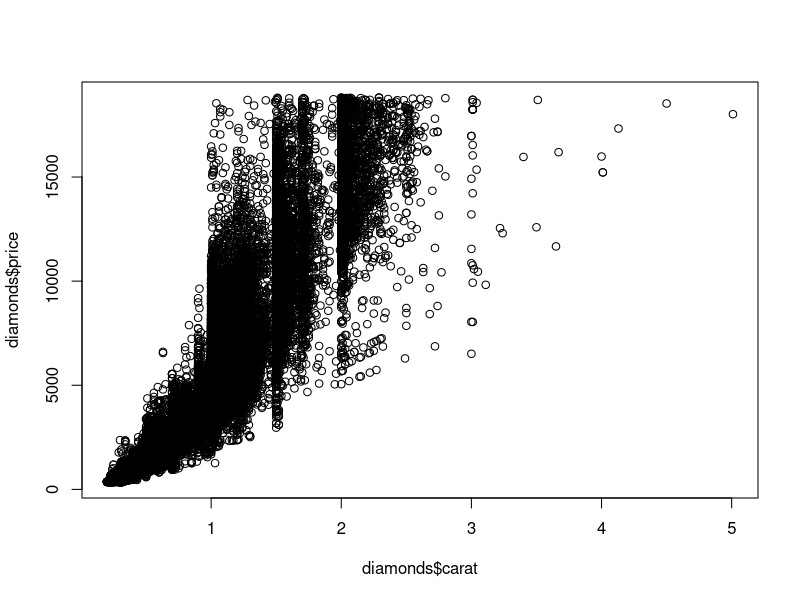
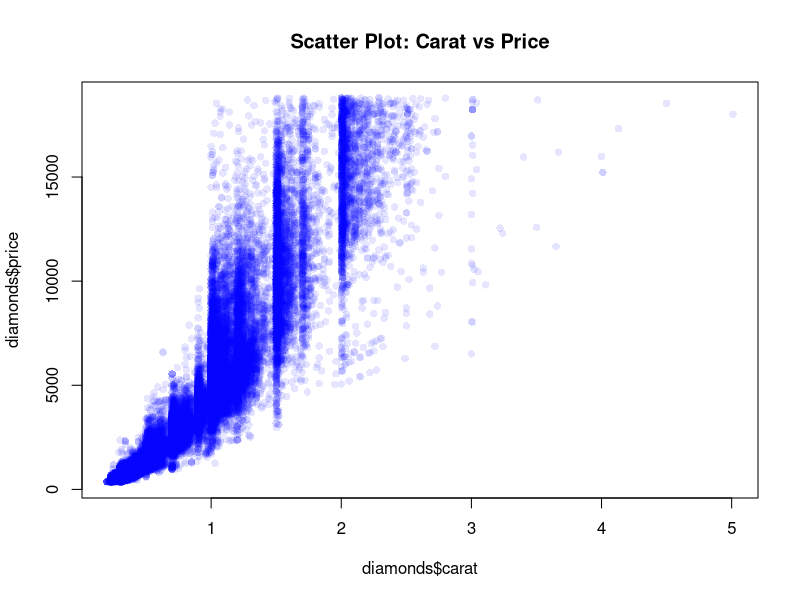
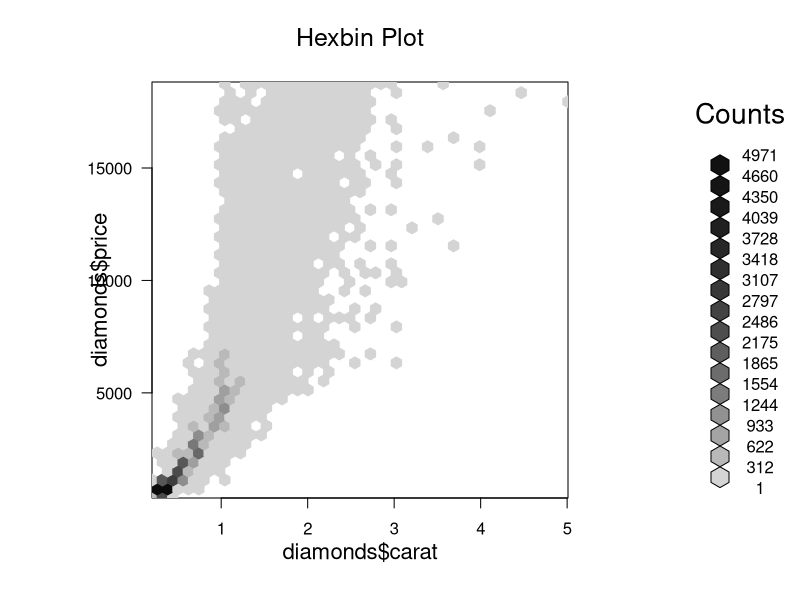
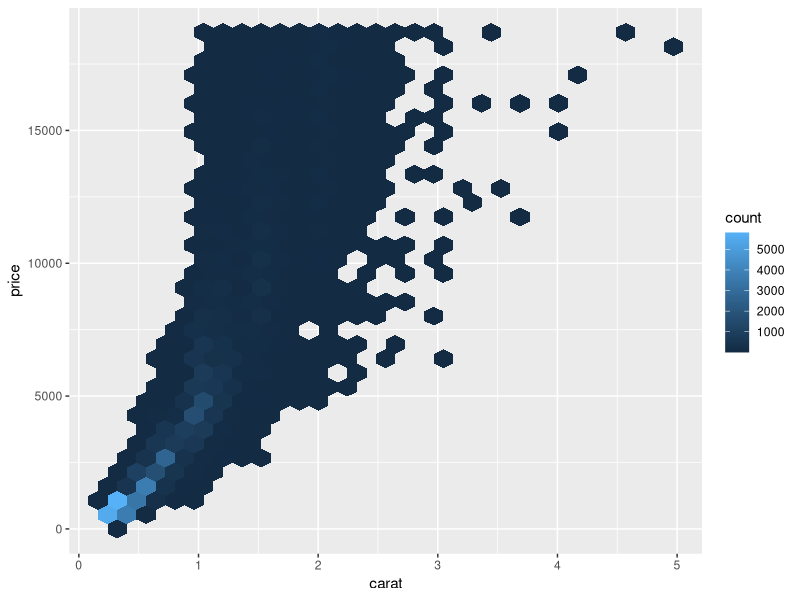
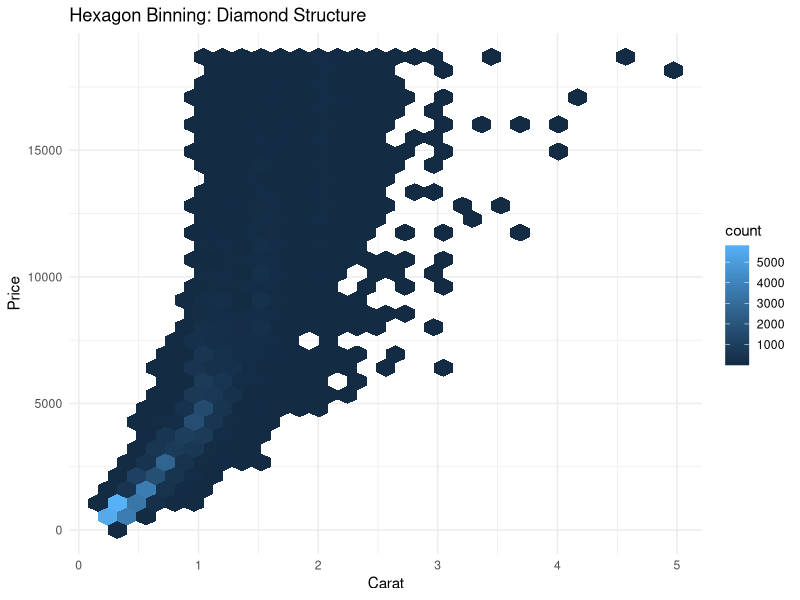
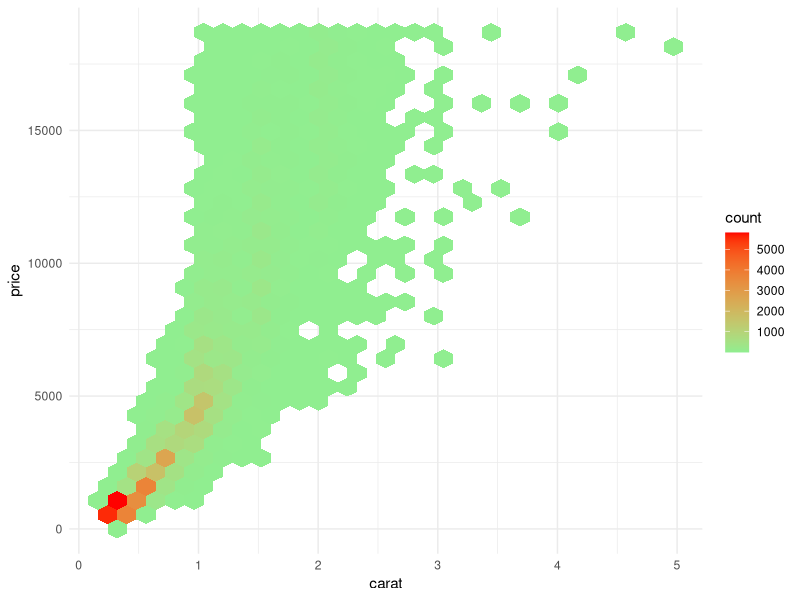
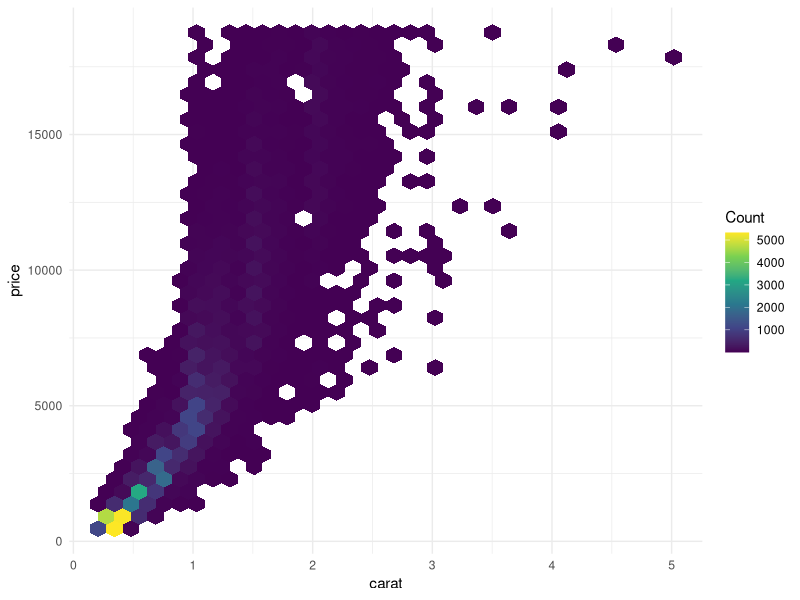
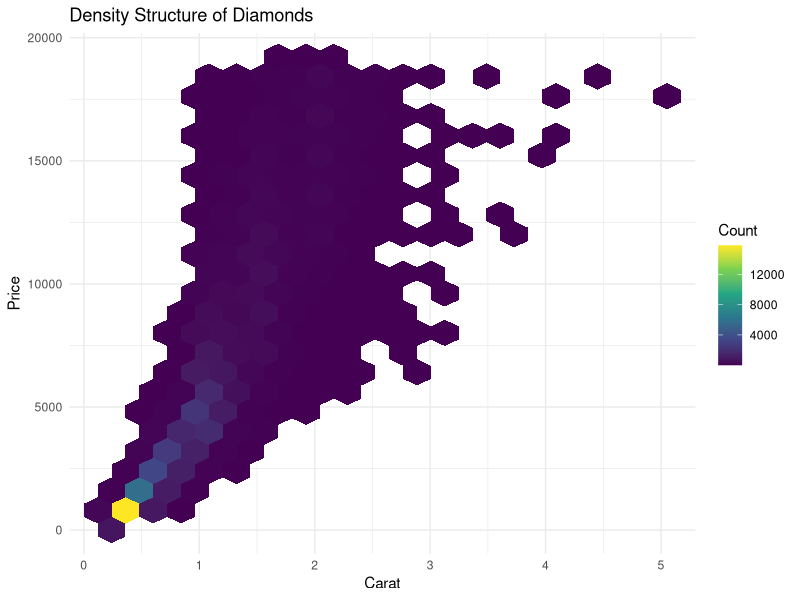

R code for these plots, in order:
# Show all available datasets
data(package = .packages(all.available = TRUE))

# Load ggplot2
library(ggplot2)

# Load diamonds dataset
data(diamonds)

# Structure and dimensions
str(diamonds)
dim(diamonds)

# Help page
?diamonds

# Basic scatter plot
plot(diamonds$carat, diamonds$price)

# Scatter plot with transparency
plot(diamonds$carat, diamonds$price,
     col = rgb(0, 0, 1, 0.1),
     pch = 16,
     main = "Scatter Plot: Carat vs Price")

# Install and load hexbin package
install.packages("hexbin")
library(hexbin)

# Hexbin using hexbin package
hb <- hexbin(diamonds$carat, diamonds$price, xbins = 40)
plot(hb, main = "Hexbin Plot")

# Hexbin using ggplot2
ggplot(diamonds, aes(x = carat, y = price)) +
  geom_hex()

# With labels and theme
ggplot(diamonds, aes(carat, price)) +
  geom_hex() +
  labs(title = "Hexagon Binning: Diamond Structure",
       x = "Carat",
       y = "Price") +
  theme_minimal()

# Gradient color version (Corrected)
ggplot(diamonds, aes(carat, price)) +
  geom_hex(bins = 30) +
  scale_fill_gradient(low = "lightgreen", high = "red") +
  theme_minimal()

# Viridis color scale
ggplot(diamonds, aes(carat, price)) +
  geom_hex(bins = 35) +
  scale_fill_viridis_c(name = "Count") +
  theme_minimal()

# Adding title and legend name
ggplot(diamonds, aes(carat, price)) +
  geom_hex(bins = 20) +
  scale_fill_viridis_c(name = "Count") +
  labs(title = "Density Structure of Diamonds",
       x = "Carat",
       y = "Price") +
  theme_minimal()

# Faceted by cut
ggplot(diamonds, aes(carat, price)) +
  geom_hex() +
  scale_fill_viridis_c() +
  facet_wrap(~cut) +
  theme_minimal()